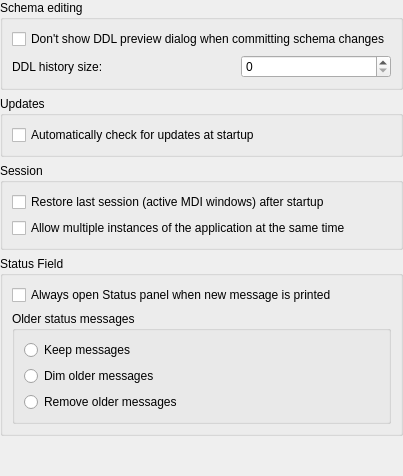
         <widget class="QWidget" name="generalPage">
          <layout class="QVBoxLayout" name="verticalLayout_3">
           <property name="leftMargin">
            <number>0</number>
           </property>
           <property name="topMargin">
            <number>0</number>
           </property>
           <property name="rightMargin">
            <number>0</number>
           </property>
           <property name="bottomMargin">
            <number>0</number>
           </property>
           <item>
            <widget class="QGroupBox" name="schemaEditingGroup">
             <property name="title">
              <string>Schema editing</string>
             </property>
             <layout class="QGridLayout" name="gridLayout_12">
              <item row="1" column="1">
               <widget class="QSpinBox" name="ddlHistorySizeSpin">
                <property name="maximumSize">
                 <size>
                  <width>150</width>
                  <height>16777215</height>
                 </size>
                </property>
                <property name="toolTip">
                 <string>Number of DDL changes kept in history.</string>
                </property>
                <property name="maximum">
                 <number>9999999</number>
                </property>
                <property name="cfg" stdset="0">
                 <string notr="true">General.DdlHistorySize</string>
                </property>
               </widget>
              </item>
              <item row="1" column="0">
               <widget class="QLabel" name="ddlHistorySizeLabel">
                <property name="text">
                 <string>DDL history size:</string>
                </property>
               </widget>
              </item>
              <item row="0" column="0" colspan="2">
               <widget class="QCheckBox" name="dontShowDdlPreview">
                <property name="text">
                 <string>Don't show DDL preview dialog when committing schema changes</string>
                </property>
                <property name="cfg" stdset="0">
                 <string notr="true">General.DontShowDdlPreview</string>
                </property>
               </widget>
              </item>
             </layout>
            </widget>
           </item>
           <item>
            <widget class="QGroupBox" name="updatesGroup">
             <property name="title">
              <string>Updates</string>
             </property>
             <layout class="QVBoxLayout" name="verticalLayout_29">
              <item>
               <widget class="QCheckBox" name="checkForUpdatesCheck">
                <property name="text">
                 <string>Automatically check for updates at startup</string>
                </property>
                <property name="cfg" stdset="0">
                 <string notr="true">General.CheckUpdatesOnStartup</string>
                </property>
               </widget>
              </item>
             </layout>
            </widget>
           </item>
           <item>
            <widget class="QGroupBox" name="sessionGroup">
             <property name="title">
              <string>Session</string>
             </property>
             <layout class="QGridLayout" name="gridLayout_11">
              <item row="0" column="0">
               <widget class="QCheckBox" name="sessionCheck">
                <property name="text">
                 <string>Restore last session (active MDI windows) after startup</string>
                </property>
                <property name="cfg" stdset="0">
                 <string notr="true">General.RestoreSession</string>
                </property>
               </widget>
              </item>
              <item row="1" column="0">
               <widget class="QCheckBox" name="multipleSessionsCheck">
                <property name="text">
                 <string>Allow multiple instances of the application at the same time</string>
                </property>
                <property name="cfg" stdset="0">
                 <string notr="true">General.AllowMultipleSessions</string>
                </property>
               </widget>
              </item>
             </layout>
            </widget>
           </item>
           <item>
            <widget class="QGroupBox" name="statusFieldGroup">
             <property name="title">
              <string>Status Field</string>
             </property>
             <layout class="QVBoxLayout" name="verticalLayout_35">
              <item>
               <widget class="QCheckBox" name="checkBox">
                <property name="toolTip">
                 <string>&lt;html&gt;&lt;head/&gt;&lt;body&gt;&lt;p&gt;When user manually closes the Status panel, this option makes sure that if any new message is printed in the Status panel it will be reopened. If it's disabled, then Status panel can only be open manually by the user from the &amp;quot;View&amp;quot; menu.&lt;/p&gt;&lt;p&gt;You can always hide the Status panel with the Esc key.&lt;/p&gt;&lt;/body&gt;&lt;/html&gt;</string>
                </property>
                <property name="text">
                 <string>Always open Status panel when new message is printed</string>
                </property>
                <property name="cfg" stdset="0">
                 <string notr="true">General.AutoOpenStatusField</string>
                </property>
               </widget>
              </item>
              <item>
               <widget class="QGroupBox" name="statusFieldFadeGroup">
                <property name="title">
                 <string>Older status messages</string>
                </property>
                <layout class="QVBoxLayout" name="verticalLayout_38">
                 <item>
                  <widget class="ConfigRadioButton" name="statusFieldFadeKeepRadio">
                   <property name="toolTip">
                    <string>&lt;html&gt;&lt;head/&gt;&lt;body&gt;&lt;p&gt;Older status messages are kept unchanged.&lt;/p&gt;&lt;/body&gt;&lt;/html&gt;</string>
                   </property>
                   <property name="text">
                    <string>Keep messages</string>
                   </property>
                   <property name="cfg" stdset="0">
                    <string>General.StatusFieldMsgFadingMode</string>
                   </property>
                   <property name="assignedValue" stdset="0">
                    <number>0</number>
                   </property>
                  </widget>
                 </item>
                 <item>
                  <widget class="ConfigRadioButton" name="statusFieldFadeDimmRadio">
                   <property name="toolTip">
                    <string>&lt;html&gt;&lt;head/&gt;&lt;body&gt;&lt;p&gt;Older status messages remain visible, but are visually dimmed to make recent messages stand out.&lt;/p&gt;&lt;/body&gt;&lt;/html&gt;</string>
                   </property>
                   <property name="text">
                    <string>Dim older messages</string>
                   </property>
                   <property name="cfg" stdset="0">
                    <string>General.StatusFieldMsgFadingMode</string>
                   </property>
                   <property name="assignedValue" stdset="0">
                    <number>1</number>
                   </property>
                  </widget>
                 </item>
                 <item>
                  <widget class="ConfigRadioButton" name="statusFieldFadeRemoveRadio">
                   <property name="toolTip">
                    <string>&lt;html&gt;&lt;head/&gt;&lt;body&gt;&lt;p&gt;Older status messages are automatically removed from the status field.&lt;/p&gt;&lt;/body&gt;&lt;/html&gt;</string>
                   </property>
                   <property name="text">
                    <string>Remove older messages</string>
                   </property>
                   <property name="cfg" stdset="0">
                    <string>General.StatusFieldMsgFadingMode</string>
                   </property>
                   <property name="assignedValue" stdset="0">
                    <number>2</number>
                   </property>
                  </widget>
                 </item>
                </layout>
               </widget>
              </item>
             </layout>
            </widget>
           </item>
           <item>
            <spacer name="verticalSpacer">
             <property name="orientation">
              <enum>Qt::Orientation::Vertical</enum>
             </property>
             <property name="sizeHint" stdset="0">
              <size>
               <width>20</width>
               <height>40</height>
              </size>
             </property>
            </spacer>
           </item>
          </layout>
         </widget>
